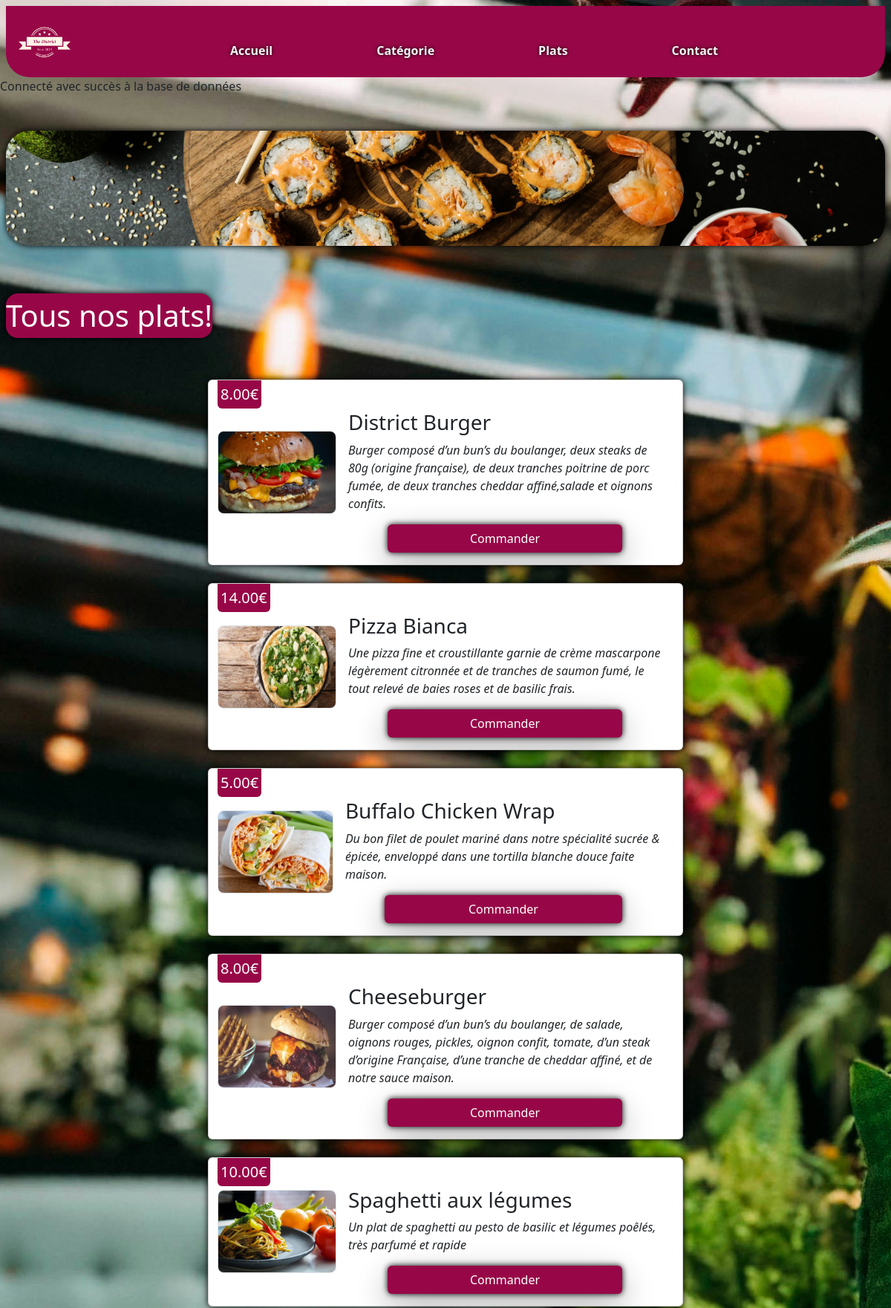
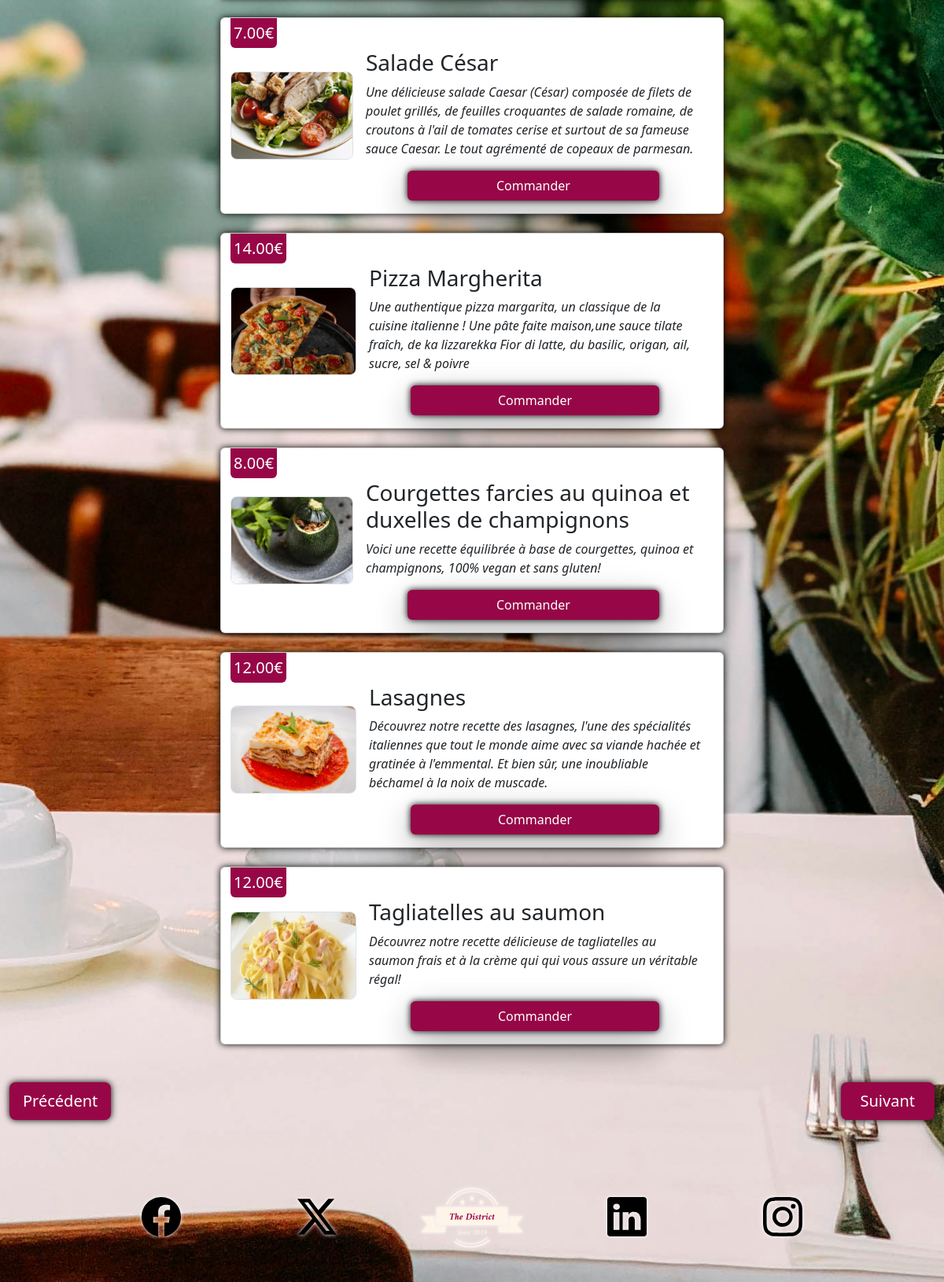
Screenshot of /plats.php with the database file from the repository (2 pictures, top to bottom).
### tables this page shows
CREATE TABLE `plat` (
  `id` int(11) NOT NULL,
  `libelle` varchar(100) NOT NULL,
  `description` text NOT NULL,
  `prix` decimal(10,2) NOT NULL,
  `image` varchar(255) NOT NULL,
  `id_categorie` int(11) DEFAULT NULL,
  `active` varchar(10) NOT NULL
);

### DAO.php (called while the page is built, shortened)
<?php
Function GetPlats($conn)
{
    $requete = $conn -> query ('SELECT * FROM plat WHERE active = 1');
    $plats = $requete -> fetchAll(PDO::FETCH_OBJ);
    return $plats;
}

### plats.php (the view)
<?php
      require 'header/header.php';
      require 'PDO.php';
      require 'DAO.php';
$plats = GetPlats ($conn);
?>
  <header id="blackshadow" class="d-flex justify-content-center p-0 ">
    <div class="container-fluid p-0 mx-2 row">
      <div class="col p-0 mt-5">
        <div class="img-fluid object-fit-cover d-flex justify-content-center ">
          <img src="Asset/img/SIZEDBANNEr.png" class=" w-100 rounded-bottom-5 rounded-top-5 " height="">
        </div>
      </div>
  </header>
  <main class="mt-5">
    <div class="container-lg-fluid d-inline-block mx-2 ">
      <div class="col-12">
        <p id="colors_ombre" class="col mt-3 fw-medium fs-1 d-inline-block rounded-4"> Tous nos plats! </p>
      </div>
    </div>
    <div class="m-2 mt-3">
      <div class="container-fluid row d-flex justify-content-center m-0">
        <div id="platpage" class="row d-flex justify-content-center">
          <?php foreach ($plats as $plat) : ?>
         <div id="cardplat" class="card col-4 flex-row ms-lg-5 me-lg-5 mt-4" style="width: 40rem;">
         <img src="Asset/img/IMAGES/images_the_district/food/<?php echo $plat -> image; ?>" class=" rounded-3 border border-muted img-fluid m-auto" alt=""
            style="width: 10rem; height: 7rem;">
             <p id="etiquette" class= "position-absolute rounded-bottom fs-5 p-1" ><?php echo $plat -> prix . "€"; ?></p>
          <div class="card-body">
            <h5 class="card-title fs-3 mt-md-4 mt-1"><?php echo $plat -> libelle; ?></h5>
            <p class="card-text fst-italic mb-3"><?php echo $plat -> description; ?></p>
            <div id="OMBRE" class="d-flex justify-content-center">
              <a href="#" class="btn d-flex justify-content-center fw-medium shadow-lg w-75"  id="bouton">Commander</a>
            </div>
          </div>
        </div>
        <?php endforeach; ?>
        </div>
      </div>
    </div>
        <div class="container-fluid mt-5">
          <div class="col row">
            <div id="OMBRE" class="col d-flex justify-content-start ">
              <a class="btn btn-lg" href="RESTART.HTML" role="button">Précédent</a>
            </div>
            <div id="OMBRE" class="col d-flex justify-content-end ">
              <a class="btn btn-lg px-4" href="page2.html" role="button">Suivant</a>
            </div>
          </div>
  </main>
<?php require_once('footer/footer.php'); ?>

### Asset/css/accueil_css.css (style rules this page uses)
body { background-image: url(/Asset/img/chris-liverani-oCsaxvGCehM-unsplash\(1\).jpg); background-attachment: fixed; background-size: cover; background-position: center; background-repeat: no-repeat; }
body { background-color: lightgrey; }
#blackshadow { filter: drop-shadow(0 0 0.25rem black); }
#colors_ombre { background-color: #970747; color: white; filter: drop-shadow(0rem 0rem 0.25rem #000000); }
#etiquette { background-color: #970747; color: white; }
.btn { filter: drop-shadow(0 0 0.25rem black); background-color: #970747; color: white; transition: all 0.25s }
#cardplat { transition: all 0.25s; filter: drop-shadow(0rem 0rem 0.25rem #000000); }

### rows the page displays
plat: image (picture), prix "8.00", libelle "District Burger", description "Burger composé d’un bun’s du boulanger, deux steaks de 80g (origine française), de deux tranches poitrine de porc fumée, de deux tranches cheddar affiné,salade et oignons confits."
plat: image (picture), prix "14.00", libelle "Pizza Bianca", description "Une pizza fine et croustillante garnie de crème mascarpone légèrement citronnée et de tranches de saumon fumé, le tout relevé de baies roses et de basilic frais."
plat: image (picture), prix "5.00", libelle "Buffalo Chicken Wrap", description "Du bon filet de poulet mariné dans notre spécialité sucrée & épicée, enveloppé dans une tortilla blanche douce faite maison."
plat: image (picture), prix "8.00", libelle "Cheeseburger", description "Burger composé d’un bun’s du boulanger, de salade, oignons rouges, pickles, oignon confit, tomate, d’un steak d’origine Française, d’une tranche de cheddar affiné, et de notre sauce maison."
plat: image (picture), prix "10.00", libelle "Spaghetti aux légumes", description "Un plat de spaghetti au pesto de basilic et légumes poêlés, très parfumé et rapide"
plat: image (picture), prix "7.00", libelle "Salade César", description "Une délicieuse salade Caesar (César) composée de filets de poulet grillés, de feuilles croquantes de salade romaine, de croutons à l'ail de tomates cerise et surtout de sa fameuse sauce Caesar. Le tout agrémenté de copeaux de parmesan."
plat: image (picture), prix "14.00", libelle "Pizza Margherita", description "Une authentique pizza margarita, un classique de la cuisine italienne ! Une pâte faite maison,une sauce tilate fraîch, de ka lizzarekka Fior di latte, du basilic, origan, ail, sucre, sel & poivre"
plat: image (picture), prix "8.00", libelle "Courgettes farcies au quinoa et duxelles de champignons", description "Voici une recette équilibrée à base de courgettes, quinoa et champignons, 100% vegan et sans gluten!"
plat: image (picture), prix "12.00", libelle "Lasagnes", description "Découvrez notre recette des lasagnes, l'une des spécialités italiennes que tout le monde aime avec sa viande hachée et gratinée à l'emmental. Et bien sûr, une inoubliable béchamel à la noix de muscade."
plat: image (picture), prix "12.00", libelle "Tagliatelles au saumon", description "Découvrez notre recette délicieuse de tagliatelles au saumon frais et à la crème qui qui vous assure un véritable régal!"
